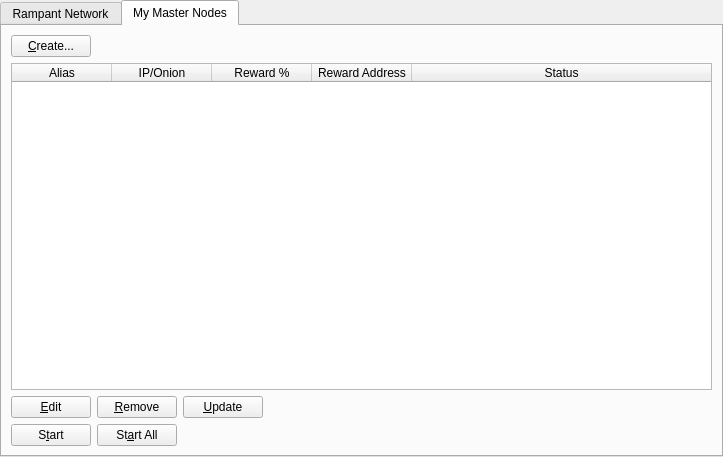
<?xml version="1.0" encoding="UTF-8"?>
<ui version="4.0">
 <class>MasternodeManager</class>
 <widget class="QWidget" name="MasternodeManager">
  <property name="geometry">
   <rect>
    <x>0</x>
    <y>0</y>
    <width>723</width>
    <height>457</height>
   </rect>
  </property>
  <property name="windowTitle">
   <string>Form</string>
  </property>
  <layout class="QVBoxLayout" name="topLayout">
   <property name="leftMargin">
    <number>0</number>
   </property>
   <property name="topMargin">
    <number>0</number>
   </property>
   <property name="rightMargin">
    <number>0</number>
   </property>
   <property name="bottomMargin">
    <number>0</number>
   </property>
   <item>
    <layout class="QVBoxLayout" name="verticalLayout">
     <property name="bottomMargin">
      <number>0</number>
     </property>
     <item>
      <widget class="QTabWidget" name="tabWidget">
       <property name="currentIndex">
        <number>1</number>
       </property>
       <widget class="QWidget" name="tab">
        <attribute name="title">
         <string>Rampant Network</string>
        </attribute>
        <layout class="QGridLayout" name="gridLayout">
         <item row="1" column="0">
          <widget class="QTableWidget" name="tableWidgetMasternodes">
           <property name="editTriggers">
            <set>QAbstractItemView::NoEditTriggers</set>
           </property>
           <property name="alternatingRowColors">
            <bool>true</bool>
           </property>
           <property name="selectionBehavior">
            <enum>QAbstractItemView::SelectRows</enum>
           </property>
           <property name="sortingEnabled">
            <bool>true</bool>
           </property>
           <attribute name="horizontalHeaderStretchLastSection">
            <bool>true</bool>
           </attribute>
           <column>
            <property name="text">
             <string>Address</string>
            </property>
           </column>
           <column>
            <property name="text">
             <string>Protocol</string>
            </property>
           </column>
           <column>
            <property name="text">
             <string>Active</string>
            </property>
           </column>
           <column>
            <property name="text">
             <string>Active (secs)</string>
            </property>
           </column>
           <column>
            <property name="text">
             <string>Last Seen</string>
            </property>
           </column>
           <column>
            <property name="text">
             <string>Pubkey</string>
            </property>
           </column>
          </widget>
         </item>
         <item row="0" column="0">
          <layout class="QHBoxLayout" name="horizontalLayout_3">
           <property name="bottomMargin">
            <number>0</number>
           </property>
           <item>
            <widget class="QLabel" name="label_2">
             <property name="text">
              <string>Rampant Node Count:</string>
             </property>
            </widget>
           </item>
           <item>
            <widget class="QLabel" name="countLabel">
             <property name="text">
              <string>0</string>
             </property>
            </widget>
           </item>
           <item>
            <spacer name="horizontalSpacer_3">
             <property name="orientation">
              <enum>Qt::Horizontal</enum>
             </property>
             <property name="sizeHint" stdset="0">
              <size>
               <width>40</width>
               <height>20</height>
              </size>
             </property>
            </spacer>
           </item>
          </layout>
         </item>
        </layout>
       </widget>
       <widget class="QWidget" name="tab_2">
        <attribute name="title">
         <string>My Master Nodes</string>
        </attribute>
        <layout class="QGridLayout" name="gridLayout_2">
         <item row="0" column="0">
          <layout class="QVBoxLayout" name="verticalLayout_2">
           <property name="bottomMargin">
            <number>0</number>
           </property>
           <item>
            <layout class="QHBoxLayout" name="horizontalLayout">
             <item>
              <widget class="QPushButton" name="createButton">
               <property name="text">
                <string>&amp;Create...</string>
               </property>
              </widget>
             </item>
             <item>
              <spacer name="horizontalSpacer">
               <property name="orientation">
                <enum>Qt::Horizontal</enum>
               </property>
               <property name="sizeHint" stdset="0">
                <size>
                 <width>40</width>
                 <height>20</height>
                </size>
               </property>
              </spacer>
             </item>
            </layout>
           </item>
           <item>
            <widget class="QTableWidget" name="tableWidget_2">
             <property name="minimumSize">
              <size>
               <width>695</width>
               <height>0</height>
              </size>
             </property>
             <property name="editTriggers">
              <set>QAbstractItemView::NoEditTriggers</set>
             </property>
             <property name="alternatingRowColors">
              <bool>true</bool>
             </property>
             <property name="selectionMode">
              <enum>QAbstractItemView::SingleSelection</enum>
             </property>
             <property name="selectionBehavior">
              <enum>QAbstractItemView::SelectRows</enum>
             </property>
             <attribute name="horizontalHeaderStretchLastSection">
              <bool>true</bool>
             </attribute>
             <column>
              <property name="text">
               <string>Alias</string>
              </property>
             </column>
             <column>
              <property name="text">
               <string>IP/Onion</string>
              </property>
             </column>
             <column>
              <property name="text">
               <string>Reward %</string>
              </property>
             </column>
             <column>
              <property name="text">
               <string>Reward Address</string>
              </property>
             </column>
             <column>
              <property name="text">
               <string>Status</string>
              </property>
             </column>
            </widget>
           </item>
           <item>
            <layout class="QHBoxLayout" name="horizontalLayout_2">
             <property name="bottomMargin">
              <number>0</number>
             </property>
             <item>
              <widget class="QPushButton" name="editButton">
               <property name="text">
                <string>&amp;Edit</string>
               </property>
              </widget>
             </item>
             <item>
              <widget class="QPushButton" name="removeButton">
               <property name="text">
                <string>&amp;Remove</string>
               </property>
              </widget>
             </item>
             <item>
              <widget class="QPushButton" name="UpdateButton">
               <property name="text">
                <string>&amp;Update</string>
               </property>
              </widget>
             </item>
             <item>
              <spacer name="horizontalSpacer_2">
               <property name="orientation">
                <enum>Qt::Horizontal</enum>
               </property>
               <property name="sizeHint" stdset="0">
                <size>
                 <width>40</width>
                 <height>20</height>
                </size>
               </property>
              </spacer>
             </item>
            </layout>
           </item>
           <item>
            <layout class="QHBoxLayout" name="horizontalLayout_4">
             <property name="bottomMargin">
              <number>0</number>
             </property>
            </layout>
           </item>
           <item>
            <layout class="QHBoxLayout" name="horizontalLayout_5">
             <property name="bottomMargin">
              <number>0</number>
             </property>
             <item>
              <widget class="QPushButton" name="startButton">
               <property name="text">
                <string>S&amp;tart</string>
               </property>
              </widget>
             </item>
             <item>
              <widget class="QPushButton" name="startAllButton">
               <property name="text">
                <string>St&amp;art All</string>
               </property>
              </widget>
             </item>
             <item>
              <spacer name="horizontalSpacer_5">
               <property name="orientation">
                <enum>Qt::Horizontal</enum>
               </property>
               <property name="sizeHint" stdset="0">
                <size>
                 <width>40</width>
                 <height>20</height>
                </size>
               </property>
              </spacer>
             </item>
            </layout>
           </item>
          </layout>
         </item>
        </layout>
       </widget>
      </widget>
     </item>
    </layout>
   </item>
  </layout>
 </widget>
 <resources/>
 <connections/>
</ui>
